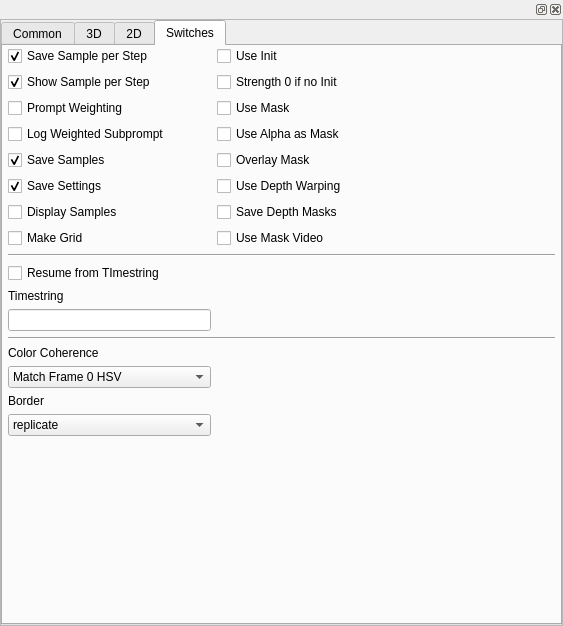
<?xml version="1.0" encoding="UTF-8"?>
<ui version="4.0">
 <class>Form</class>
 <widget class="QWidget" name="Form">
  <property name="geometry">
   <rect>
    <x>0</x>
    <y>0</y>
    <width>563</width>
    <height>626</height>
   </rect>
  </property>
  <property name="windowTitle">
   <string>Form</string>
  </property>
  <layout class="QVBoxLayout" name="verticalLayout_2">
   <property name="leftMargin">
    <number>0</number>
   </property>
   <property name="topMargin">
    <number>0</number>
   </property>
   <property name="rightMargin">
    <number>0</number>
   </property>
   <property name="bottomMargin">
    <number>0</number>
   </property>
   <item>
    <widget class="QDockWidget" name="dockWidget">
     <widget class="QWidget" name="dockWidgetContents">
      <layout class="QVBoxLayout" name="verticalLayout">
       <property name="leftMargin">
        <number>0</number>
       </property>
       <property name="topMargin">
        <number>0</number>
       </property>
       <property name="rightMargin">
        <number>0</number>
       </property>
       <property name="bottomMargin">
        <number>0</number>
       </property>
       <item>
        <widget class="QScrollArea" name="scrollArea">
         <property name="widgetResizable">
          <bool>true</bool>
         </property>
         <widget class="QWidget" name="scrollAreaWidgetContents">
          <property name="geometry">
           <rect>
            <x>0</x>
            <y>0</y>
            <width>561</width>
            <height>600</height>
           </rect>
          </property>
          <layout class="QVBoxLayout" name="verticalLayout_3">
           <property name="leftMargin">
            <number>0</number>
           </property>
           <property name="topMargin">
            <number>0</number>
           </property>
           <property name="rightMargin">
            <number>0</number>
           </property>
           <property name="bottomMargin">
            <number>0</number>
           </property>
           <item>
            <widget class="QTabWidget" name="tabWidget">
             <property name="currentIndex">
              <number>3</number>
             </property>
             <widget class="QWidget" name="tab_2">
              <attribute name="title">
               <string>Common</string>
              </attribute>
              <layout class="QGridLayout" name="gridLayout_3">
               <property name="leftMargin">
                <number>5</number>
               </property>
               <property name="topMargin">
                <number>0</number>
               </property>
               <property name="rightMargin">
                <number>5</number>
               </property>
               <property name="bottomMargin">
                <number>0</number>
               </property>
               <item row="3" column="0" colspan="2">
                <widget class="QTextEdit" name="noise_sched">
                 <property name="maximumSize">
                  <size>
                   <width>16777215</width>
                   <height>1000</height>
                  </size>
                 </property>
                </widget>
               </item>
               <item row="5" column="0" colspan="2">
                <widget class="QTextEdit" name="contrast_sched">
                 <property name="maximumSize">
                  <size>
                   <width>16777215</width>
                   <height>1000</height>
                  </size>
                 </property>
                </widget>
               </item>
               <item row="1" column="0" colspan="2">
                <widget class="QTextEdit" name="strength_sched">
                 <property name="maximumSize">
                  <size>
                   <width>16777215</width>
                   <height>1000</height>
                  </size>
                 </property>
                 <property name="acceptRichText">
                  <bool>false</bool>
                 </property>
                </widget>
               </item>
               <item row="7" column="1">
                <widget class="QSlider" name="cadenceSlider">
                 <property name="maximum">
                  <number>50</number>
                 </property>
                 <property name="pageStep">
                  <number>0</number>
                 </property>
                 <property name="orientation">
                  <enum>Qt::Horizontal</enum>
                 </property>
                </widget>
               </item>
               <item row="7" column="0">
                <widget class="QLCDNumber" name="lcdNumber"/>
               </item>
               <item row="2" column="0">
                <widget class="QLabel" name="label_14">
                 <property name="text">
                  <string>Noise Schedule</string>
                 </property>
                </widget>
               </item>
               <item row="0" column="0">
                <widget class="QLabel" name="label_13">
                 <property name="text">
                  <string>Strength Schedule</string>
                 </property>
                </widget>
               </item>
               <item row="4" column="0">
                <widget class="QLabel" name="label_29">
                 <property name="text">
                  <string>Contrast Schedule</string>
                 </property>
                </widget>
               </item>
               <item row="6" column="0">
                <widget class="QLabel" name="label_15">
                 <property name="text">
                  <string>Cadence</string>
                 </property>
                </widget>
               </item>
              </layout>
             </widget>
             <widget class="QWidget" name="tab">
              <attribute name="title">
               <string>3D</string>
              </attribute>
              <layout class="QGridLayout" name="gridLayout">
               <property name="leftMargin">
                <number>5</number>
               </property>
               <property name="topMargin">
                <number>0</number>
               </property>
               <property name="rightMargin">
                <number>5</number>
               </property>
               <property name="bottomMargin">
                <number>0</number>
               </property>
               <item row="3" column="0">
                <widget class="QTextEdit" name="rot_y">
                 <property name="maximumSize">
                  <size>
                   <width>16777215</width>
                   <height>1000</height>
                  </size>
                 </property>
                </widget>
               </item>
               <item row="1" column="0">
                <widget class="QTextEdit" name="rot_x">
                 <property name="maximumSize">
                  <size>
                   <width>16777215</width>
                   <height>1000</height>
                  </size>
                 </property>
                </widget>
               </item>
               <item row="5" column="0">
                <widget class="QTextEdit" name="rot_z">
                 <property name="maximumSize">
                  <size>
                   <width>16777215</width>
                   <height>1000</height>
                  </size>
                 </property>
                </widget>
               </item>
               <item row="0" column="0">
                <widget class="QLabel" name="label">
                 <property name="text">
                  <string>Rotation X</string>
                 </property>
                </widget>
               </item>
               <item row="1" column="1">
                <widget class="QTextEdit" name="trans_x">
                 <property name="maximumSize">
                  <size>
                   <width>16777215</width>
                   <height>1000</height>
                  </size>
                 </property>
                </widget>
               </item>
               <item row="3" column="1">
                <widget class="QTextEdit" name="trans_y">
                 <property name="maximumSize">
                  <size>
                   <width>16777215</width>
                   <height>1000</height>
                  </size>
                 </property>
                </widget>
               </item>
               <item row="5" column="1">
                <widget class="QTextEdit" name="trans_z">
                 <property name="maximumSize">
                  <size>
                   <width>16777215</width>
                   <height>1000</height>
                  </size>
                 </property>
                </widget>
               </item>
               <item row="0" column="1">
                <widget class="QLabel" name="label_2">
                 <property name="text">
                  <string>Translation X</string>
                 </property>
                </widget>
               </item>
               <item row="2" column="1">
                <widget class="QLabel" name="label_4">
                 <property name="text">
                  <string>Translation Y</string>
                 </property>
                </widget>
               </item>
               <item row="4" column="0">
                <widget class="QLabel" name="label_5">
                 <property name="text">
                  <string>Rotation Z</string>
                 </property>
                </widget>
               </item>
               <item row="4" column="1">
                <widget class="QLabel" name="label_6">
                 <property name="text">
                  <string>Translation Z</string>
                 </property>
                </widget>
               </item>
               <item row="2" column="0">
                <widget class="QLabel" name="label_3">
                 <property name="text">
                  <string>Rotation Y</string>
                 </property>
                </widget>
               </item>
               <item row="6" column="0">
                <spacer name="verticalSpacer">
                 <property name="orientation">
                  <enum>Qt::Vertical</enum>
                 </property>
                 <property name="sizeHint" stdset="0">
                  <size>
                   <width>20</width>
                   <height>40</height>
                  </size>
                 </property>
                </spacer>
               </item>
               <item row="6" column="1">
                <spacer name="verticalSpacer_2">
                 <property name="orientation">
                  <enum>Qt::Vertical</enum>
                 </property>
                 <property name="sizeHint" stdset="0">
                  <size>
                   <width>20</width>
                   <height>40</height>
                  </size>
                 </property>
                </spacer>
               </item>
              </layout>
             </widget>
             <widget class="QWidget" name="d2">
              <attribute name="title">
               <string>2D</string>
              </attribute>
              <layout class="QGridLayout" name="gridLayout_2">
               <property name="leftMargin">
                <number>5</number>
               </property>
               <property name="topMargin">
                <number>0</number>
               </property>
               <property name="rightMargin">
                <number>5</number>
               </property>
               <property name="bottomMargin">
                <number>0</number>
               </property>
               <item row="4" column="0">
                <widget class="QLabel" name="label_9">
                 <property name="text">
                  <string>Perspective Flip Theta</string>
                 </property>
                </widget>
               </item>
               <item row="4" column="1">
                <widget class="QLabel" name="label_10">
                 <property name="text">
                  <string>Perspective Flip Phi</string>
                 </property>
                </widget>
               </item>
               <item row="6" column="1">
                <widget class="QLabel" name="label_12">
                 <property name="text">
                  <string>Perspective Flip Fv</string>
                 </property>
                </widget>
               </item>
               <item row="7" column="0">
                <widget class="QTextEdit" name="persp_gamma">
                 <property name="maximumSize">
                  <size>
                   <width>16777215</width>
                   <height>1000</height>
                  </size>
                 </property>
                </widget>
               </item>
               <item row="2" column="0">
                <widget class="QTextEdit" name="angle">
                 <property name="maximumSize">
                  <size>
                   <width>16777215</width>
                   <height>1000</height>
                  </size>
                 </property>
                </widget>
               </item>
               <item row="1" column="1">
                <widget class="QLabel" name="label_8">
                 <property name="text">
                  <string>Zoom</string>
                 </property>
                </widget>
               </item>
               <item row="5" column="0">
                <widget class="QTextEdit" name="persp_theta">
                 <property name="maximumSize">
                  <size>
                   <width>16777215</width>
                   <height>1000</height>
                  </size>
                 </property>
                </widget>
               </item>
               <item row="8" column="0">
                <spacer name="verticalSpacer_6">
                 <property name="orientation">
                  <enum>Qt::Vertical</enum>
                 </property>
                 <property name="sizeHint" stdset="0">
                  <size>
                   <width>20</width>
                   <height>40</height>
                  </size>
                 </property>
                </spacer>
               </item>
               <item row="1" column="0">
                <widget class="QLabel" name="label_7">
                 <property name="text">
                  <string>Angle</string>
                 </property>
                </widget>
               </item>
               <item row="6" column="0">
                <widget class="QLabel" name="label_11">
                 <property name="text">
                  <string>Perspective Flip Gamma</string>
                 </property>
                </widget>
               </item>
               <item row="2" column="1">
                <widget class="QTextEdit" name="zoom">
                 <property name="maximumSize">
                  <size>
                   <width>16777215</width>
                   <height>1000</height>
                  </size>
                 </property>
                </widget>
               </item>
               <item row="8" column="1">
                <spacer name="verticalSpacer_7">
                 <property name="orientation">
                  <enum>Qt::Vertical</enum>
                 </property>
                 <property name="sizeHint" stdset="0">
                  <size>
                   <width>20</width>
                   <height>40</height>
                  </size>
                 </property>
                </spacer>
               </item>
               <item row="5" column="1">
                <widget class="QTextEdit" name="persp_phi">
                 <property name="maximumSize">
                  <size>
                   <width>16777215</width>
                   <height>1000</height>
                  </size>
                 </property>
                </widget>
               </item>
               <item row="7" column="1">
                <widget class="QTextEdit" name="persp_fv">
                 <property name="maximumSize">
                  <size>
                   <width>16777215</width>
                   <height>1000</height>
                  </size>
                 </property>
                </widget>
               </item>
               <item row="3" column="0">
                <widget class="QCheckBox" name="flip2dPerspective">
                 <property name="text">
                  <string>Flip 2d Perspective</string>
                 </property>
                </widget>
               </item>
              </layout>
             </widget>
             <widget class="QWidget" name="tab_3">
              <attribute name="title">
               <string>Switches</string>
              </attribute>
              <layout class="QGridLayout" name="gridLayout_4">
               <property name="leftMargin">
                <number>5</number>
               </property>
               <property name="topMargin">
                <number>0</number>
               </property>
               <property name="rightMargin">
                <number>5</number>
               </property>
               <property name="bottomMargin">
                <number>0</number>
               </property>
               <item row="3" column="1">
                <widget class="QCheckBox" name="useAlphaMask">
                 <property name="text">
                  <string>Use Alpha as Mask</string>
                 </property>
                </widget>
               </item>
               <item row="4" column="1">
                <widget class="QCheckBox" name="overlayMask">
                 <property name="text">
                  <string>Overlay Mask</string>
                 </property>
                </widget>
               </item>
               <item row="1" column="1">
                <widget class="QCheckBox" name="strength0">
                 <property name="text">
                  <string>Strength 0 if no Init</string>
                 </property>
                </widget>
               </item>
               <item row="11" column="0">
                <widget class="QLineEdit" name="timestring"/>
               </item>
               <item row="3" column="2">
                <spacer name="horizontalSpacer">
                 <property name="orientation">
                  <enum>Qt::Horizontal</enum>
                 </property>
                 <property name="sizeHint" stdset="0">
                  <size>
                   <width>40</width>
                   <height>20</height>
                  </size>
                 </property>
                </spacer>
               </item>
               <item row="7" column="0">
                <widget class="QCheckBox" name="makeGrid">
                 <property name="text">
                  <string>Make Grid</string>
                 </property>
                </widget>
               </item>
               <item row="13" column="0">
                <widget class="QLabel" name="label_17">
                 <property name="text">
                  <string>Color Coherence</string>
                 </property>
                </widget>
               </item>
               <item row="2" column="0">
                <widget class="QCheckBox" name="promptWeighting">
                 <property name="text">
                  <string>Prompt Weighting</string>
                 </property>
                </widget>
               </item>
               <item row="1" column="0">
                <widget class="QCheckBox" name="showStepSample">
                 <property name="text">
                  <string>Show Sample per Step</string>
                 </property>
                 <property name="checked">
                  <bool>true</bool>
                 </property>
                </widget>
               </item>
               <item row="4" column="0">
                <widget class="QCheckBox" name="saveSamples">
                 <property name="text">
                  <string>Save Samples</string>
                 </property>
                 <property name="checked">
                  <bool>true</bool>
                 </property>
                </widget>
               </item>
               <item row="3" column="0">
                <widget class="QCheckBox" name="logPromptWeight">
                 <property name="text">
                  <string>Log Weighted Subprompt</string>
                 </property>
                </widget>
               </item>
               <item row="9" column="0">
                <widget class="QCheckBox" name="resumeTimestring">
                 <property name="text">
                  <string>Resume from TImestring</string>
                 </property>
                </widget>
               </item>
               <item row="6" column="1">
                <widget class="QCheckBox" name="saveDepthMask">
                 <property name="text">
                  <string>Save Depth Masks</string>
                 </property>
                </widget>
               </item>
               <item row="7" column="1">
                <widget class="QCheckBox" name="useMaskVideo">
                 <property name="text">
                  <string>Use Mask Video</string>
                 </property>
                </widget>
               </item>
               <item row="0" column="1">
                <widget class="QCheckBox" name="useInit">
                 <property name="text">
                  <string>Use Init</string>
                 </property>
                </widget>
               </item>
               <item row="2" column="1">
                <widget class="QCheckBox" name="useMask">
                 <property name="text">
                  <string>Use Mask</string>
                 </property>
                </widget>
               </item>
               <item row="14" column="0">
                <widget class="QComboBox" name="colorCoherence">
                 <item>
                  <property name="text">
                   <string>Match Frame 0 HSV</string>
                  </property>
                 </item>
                 <item>
                  <property name="text">
                   <string>Match Frame 0 LAB</string>
                  </property>
                 </item>
                 <item>
                  <property name="text">
                   <string>Match Frame 0 RGB</string>
                  </property>
                 </item>
                 <item>
                  <property name="text">
                   <string>None</string>
                  </property>
                 </item>
                </widget>
               </item>
               <item row="12" column="0" colspan="3">
                <widget class="Line" name="line_2">
                 <property name="orientation">
                  <enum>Qt::Horizontal</enum>
                 </property>
                </widget>
               </item>
               <item row="10" column="0">
                <widget class="QLabel" name="label_16">
                 <property name="text">
                  <string>Timestring</string>
                 </property>
                </widget>
               </item>
               <item row="15" column="0">
                <widget class="QLabel" name="label_18">
                 <property name="text">
                  <string>Border</string>
                 </property>
                </widget>
               </item>
               <item row="0" column="0">
                <widget class="QCheckBox" name="saveStepSample">
                 <property name="text">
                  <string>Save Sample per Step</string>
                 </property>
                 <property name="checked">
                  <bool>true</bool>
                 </property>
                </widget>
               </item>
               <item row="17" column="0">
                <spacer name="verticalSpacer_3">
                 <property name="orientation">
                  <enum>Qt::Vertical</enum>
                 </property>
                 <property name="sizeHint" stdset="0">
                  <size>
                   <width>20</width>
                   <height>40</height>
                  </size>
                 </property>
                </spacer>
               </item>
               <item row="8" column="0" colspan="3">
                <widget class="Line" name="line">
                 <property name="orientation">
                  <enum>Qt::Horizontal</enum>
                 </property>
                </widget>
               </item>
               <item row="5" column="1">
                <widget class="QCheckBox" name="useDepthWarp">
                 <property name="text">
                  <string>Use Depth Warping</string>
                 </property>
                </widget>
               </item>
               <item row="5" column="0">
                <widget class="QCheckBox" name="saveSettings">
                 <property name="text">
                  <string>Save Settings</string>
                 </property>
                 <property name="checked">
                  <bool>true</bool>
                 </property>
                </widget>
               </item>
               <item row="6" column="0">
                <widget class="QCheckBox" name="displaySamples">
                 <property name="text">
                  <string>Display Samples</string>
                 </property>
                </widget>
               </item>
               <item row="16" column="0">
                <widget class="QComboBox" name="border">
                 <item>
                  <property name="text">
                   <string>replicate</string>
                  </property>
                 </item>
                 <item>
                  <property name="text">
                   <string>wrap</string>
                  </property>
                 </item>
                </widget>
               </item>
              </layout>
             </widget>
            </widget>
           </item>
          </layout>
         </widget>
        </widget>
       </item>
      </layout>
     </widget>
    </widget>
   </item>
  </layout>
 </widget>
 <resources/>
 <connections>
  <connection>
   <sender>cadenceSlider</sender>
   <signal>valueChanged(int)</signal>
   <receiver>lcdNumber</receiver>
   <slot>display(int)</slot>
   <hints>
    <hint type="sourcelabel">
     <x>531</x>
     <y>593</y>
    </hint>
    <hint type="destinationlabel">
     <x>63</x>
     <y>594</y>
    </hint>
   </hints>
  </connection>
 </connections>
</ui>
